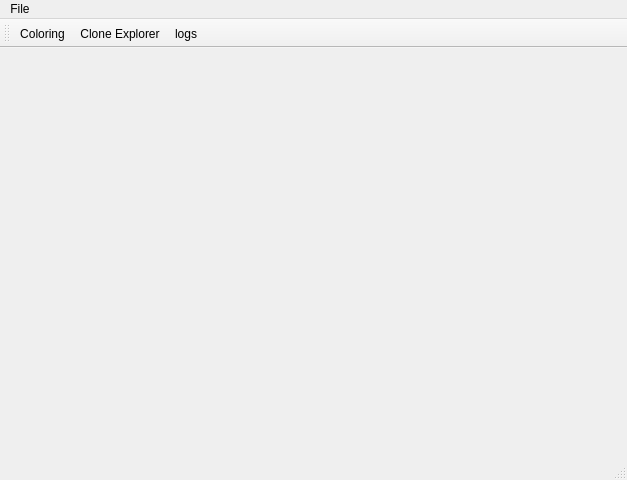
<?xml version="1.0" encoding="UTF-8"?>
<ui version="4.0">
 <class>DebuggerUIClass</class>
 <widget class="QMainWindow" name="DebuggerUIClass">
  <property name="geometry">
   <rect>
    <x>0</x>
    <y>0</y>
    <width>627</width>
    <height>480</height>
   </rect>
  </property>
  <property name="windowTitle">
   <string>DebuggerUI</string>
  </property>
  <widget class="QWidget" name="centralWidget"/>
  <widget class="QToolBar" name="mainToolBar">
   <attribute name="toolBarArea">
    <enum>TopToolBarArea</enum>
   </attribute>
   <attribute name="toolBarBreak">
    <bool>false</bool>
   </attribute>
   <addaction name="actionColoring"/>
   <addaction name="actionClone_Explorer"/>
   <addaction name="actionlogs"/>
  </widget>
  <widget class="QStatusBar" name="statusBar"/>
  <widget class="QMenuBar" name="menuBar">
   <property name="geometry">
    <rect>
     <x>0</x>
     <y>0</y>
     <width>627</width>
     <height>22</height>
    </rect>
   </property>
   <widget class="QMenu" name="menuFile">
    <property name="title">
     <string>File</string>
    </property>
    <addaction name="actionLoad_configuration"/>
    <addaction name="actionSave_configuration"/>
    <addaction name="actionLoad_Dump"/>
    <addaction name="actionSave_Dump"/>
   </widget>
   <addaction name="menuFile"/>
  </widget>
  <action name="actionClone_Explorer">
   <property name="icon">
    <iconset resource="DebuggerUI.qrc">
     <normaloff>:/DebuggerUI/resources/cloneView.png</normaloff>:/DebuggerUI/resources/cloneView.png</iconset>
   </property>
   <property name="text">
    <string>Clone Explorer</string>
   </property>
   <property name="menuRole">
    <enum>QAction::NoRole</enum>
   </property>
  </action>
  <action name="actionlogs">
   <property name="icon">
    <iconset resource="DebuggerUI.qrc">
     <normaloff>:/DebuggerUI/resources/log.png</normaloff>:/DebuggerUI/resources/log.png</iconset>
   </property>
   <property name="text">
    <string>logs</string>
   </property>
   <property name="menuRole">
    <enum>QAction::NoRole</enum>
   </property>
  </action>
  <action name="actionColoring">
   <property name="icon">
    <iconset resource="DebuggerUI.qrc">
     <normaloff>:/DebuggerUI/resources/coloring.png</normaloff>:/DebuggerUI/resources/coloring.png</iconset>
   </property>
   <property name="text">
    <string>Coloring</string>
   </property>
   <property name="menuRole">
    <enum>QAction::NoRole</enum>
   </property>
  </action>
  <action name="actionLoad_configuration">
   <property name="text">
    <string>Load configuration</string>
   </property>
   <property name="shortcut">
    <string>Ctrl+O</string>
   </property>
  </action>
  <action name="actionSave_configuration">
   <property name="text">
    <string>Save configuration</string>
   </property>
   <property name="shortcut">
    <string>Ctrl+S</string>
   </property>
  </action>
  <action name="actionLoad_Dump">
   <property name="text">
    <string>Load Dump</string>
   </property>
   <property name="shortcut">
    <string>Ctrl+D</string>
   </property>
  </action>
  <action name="actionSave_Dump">
   <property name="text">
    <string>Save Dump</string>
   </property>
   <property name="shortcut">
    <string>Ctrl+Alt+D</string>
   </property>
  </action>
 </widget>
 <layoutdefault spacing="6" margin="11"/>
 <resources>
  <include location="DebuggerUI.qrc"/>
 </resources>
 <connections/>
</ui>
